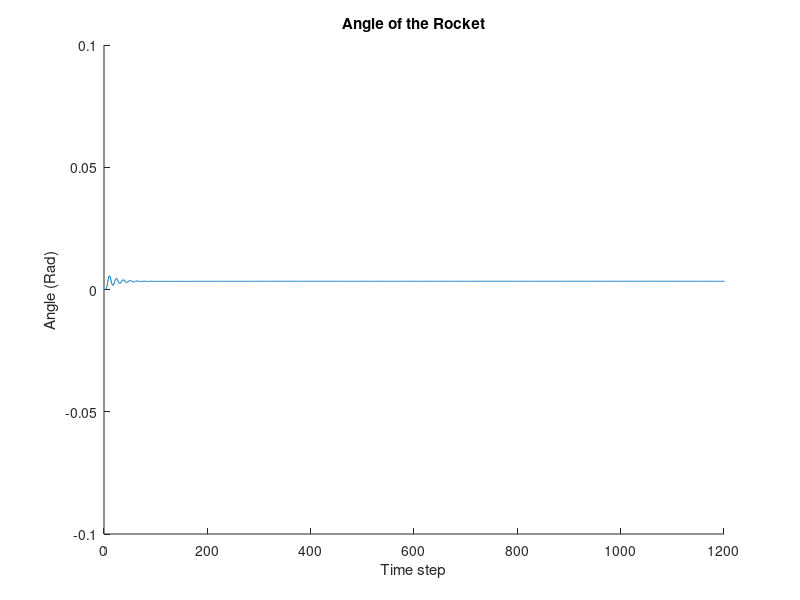
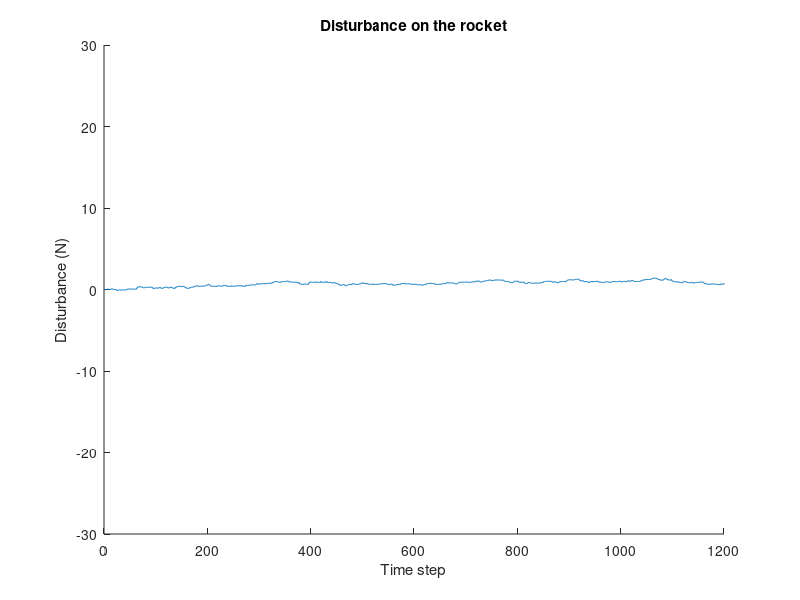
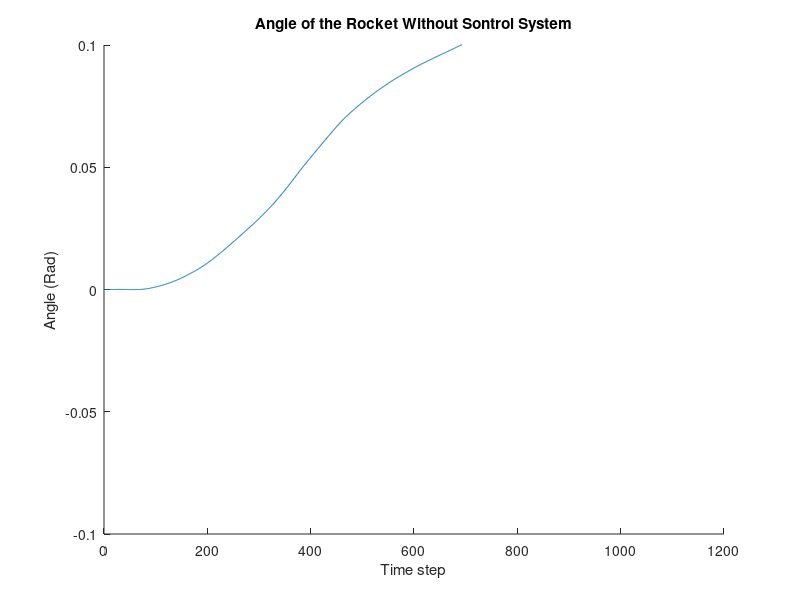

The MATLAB script that drew these images, in order:
%% Random Walk, Angle of the Rocket Simulation
% So this has to use a monte carlo based predictor-corrector method control
% System simulation in order to check the algorithm. The random parameters
% Should be moment of inertia, damping, spring constants and initial and
% continous disturbance. The only constantly randomly changing variable is 
% the continous disturbance. The rest change constantly with the same 
% variable which is chosen randomly.  The predictor-corrector algorithm is 
% to keep the path as close to vertical as possible.
% 
%
% The variables are defined as:
% 
% $$h -$ Step Size 
%
% $$n -$ Iteration number
%
% $$\theta -$ Angle of the rocket
%
% $$\theta^{int} -$ Angle of the rocket used for integration
%
% $$\dot{\theta} -$ Angular velocity of the rocket 
%
% $$\dot{\theta}^{int} -$ Angular Velocity used for integration
%
% $$\ddot{\theta} -$ Angular Acceleration of the rocket
%
% $$I -$ Moment of Inertia of the rocket 
%
% $$M -$ Moment created due to motor casing angle 
%
% $$U -$ Moment created due to disturbances 
%
% $$D -$ Damping Coefficient 
%
% $$K -$ Spring Coefficient 
%
% $$Superscipt a -$ Variables that are used in control algorithm 
%
% $$Superscript p' -$ First Prediction in Molines Method
% 
% $$Superscript p -$ Improved Prediction 

%% Initialize
% Some variables are randomized some are all zeros.

clc;clear;

nrocket = 1; % Number of rockets to be simulated at a time
end_time = 12; % In seconds
step_size = 0.01; % Simulation Step size
endtime = end_time/step_size; 

% Have to check what realistic values actually are here, These are ...
    % randomized 
disturbance = normrnd(0,.01,[nrocket nrocket 3]); % Force the step disturbance that the ...
    % rocket has on it  change to randn
moment_inertia = abs(normrnd(21,5,[nrocket nrocket])); % Kg m^2
delta_spring = abs(normrnd(0.1,.5,[nrocket nrocket])); % N m/rad
delta_damping = abs(normrnd(5.8,1,[nrocket nrocket]));%abs(normrnd(2,1,[nrocket nrocket])); %{abs(normrnd(.00005,.00005,[nrocket nrocket])); % N m/rad^s
delta_inertia = abs(normrnd(0.03,0.015,[nrocket nrocket])); % KG m^2

% These values start at zero due to zero initial velocity, once the ...
    % rocket starts they increase by previously generated random delta
    % values.
damping = zeros(nrocket);
spring = zeros(nrocket);

thrust = 1000; % Newtons

angle_motor = zeros([nrocket nrocket 3]); 

time = zeros([nrocket nrocket 3]);

moment = zeros([nrocket nrocket 3]); % Moment created by the control    system
velocity_actuator = 0.1; % m/s how fat the actuator moves
actuator_distance = 0.6096; % Distance of actuators to the pivot position
center_mass = 1; % Center of mass away from the bottom of the rocket

angular_acceleration = zeros([nrocket nrocket 3]); % rad/s^2

angular_int_velocity = zeros([nrocket nrocket 3]);
angular_velocity = zeros([nrocket nrocket 3]); % rad/s

angle_int_rocket = zeros([nrocket nrocket 3]);
angle_rocket = zeros([nrocket nrocket 3]); % In radians

%% No control system implemented values
%
%

no_angular_acceleration = zeros([nrocket nrocket 3]); % rad/s^2

no_angular_int_velocity = zeros([nrocket nrocket 3]);
no_angular_velocity = zeros([nrocket nrocket 3]); % rad/s

no_angle_int_rocket = zeros([nrocket nrocket 3]);
no_angle_rocket = zeros([nrocket nrocket 3]); % In radians

%% These Values are to be used for the control algorith only...............
% ........................................................................
desired_angle = zeros(nrocket); % Desired angle of motor casing in radians 
desired_rocket = zeros(nrocket); % Desired angle of the rocket

% Moline's Predictor-Corrector Method is going to be used
predicted_velocity1 = zeros(nrocket); 
predicted_derivitive = zeros(nrocket); 
predicted_velocity = zeros(nrocket);

angle = zeros(nrocket);

% Not all might end up being used
velocity = zeros(nrocket);
velocity1 = zeros(nrocket);
velocity2 = zeros(nrocket);
velocity3 = zeros(nrocket);
velocity4 = zeros(nrocket);

% Not all might end up being used
derivitive3 = zeros(nrocket);
derivitive2 = zeros(nrocket);
derivitive1 = zeros(nrocket);
derivitive = zeros(nrocket);



for n = 3:endtime+3 
        %% Changes over time
        % The moment of inertia decreases over time due to fuel spent. 
        % Damping and spring coefficients increase over time since the rockets
        % velocity increases over time.
    
    
    % Start of rocket behaviour...........................................
    % These variables change every second Randomly determined by how ...
        % much earlier 
    damping = step_size*delta_damping + damping;
    spring = step_size*delta_spring + spring;
    moment_inertia = moment_inertia - delta_inertia*step_size;
    time(:,:,n) = time(:,:,n-1) + step_size;
    
    y = normrnd(0,1,[nrocket nrocket]);
    disturbance(:,:,n) = disturbance(:,:,n-1);
    
    B = (y>0);
   
    disturbance(:,:,n) = B.*normrnd(0,.05,[nrocket nrocket])+disturbance(:,:,n-1); % Randomize the ...
    
            % disturbance a lil throuought the simulation
    
            %% Angular Acceleration
            % 
            % $$\ddot{\theta}_n = \frac{M + U - D*\dot{\theta}_{n-1} - K*\theta_{n-1}}{I}$
            % 
            %
            
    angular_acceleration(:,:,n) = (moment(:,:,n-1) + disturbance(:,:,n) - ...
        (angular_velocity(:,:,n-1).*damping) - ...
        (angle_rocket(:,:,n-1).*spring))./moment_inertia;% + angular_acceleration(:,:,n-1);
           
            %% Angular Velocity
            % 
            % $$\dot{\theta}_{n} = \frac{\ddot{\theta}_{n}*h}{2} +
            % \dot{\theta}^{int}_{n-1}$
            %
            % $$dot{\theta}^{int}_{n} = \frac{\ddot{\theta}_{n}*h}{2} +
            % \dot{\theta}^{int}_{n-1}$
            %
            % Numerical integration using Trapezoidal method. Used to possibly compare with what is used in
            % predictor-corrector algorithm. It symbolizez what the
            % gyroscope readings are.
            %
            
    angular_velocity(:,:,n) = angular_acceleration(:,:,n)*step_size/2 ...
        + angular_int_velocity(:,:,n-1);
    angular_int_velocity(:,:,n) = ...
        angular_acceleration(:,:,n)*step_size...
        + angular_int_velocity(:,:,n-1);
           
            %% Angle of the rocket
            % 
            % $$\theta_{n} = \frac{\dot{\theta}_{n}*h}{2} +
            % \theta^{int}_{n-1}$
            %
            % $$\theta^{int}_{n} = \frac{\dot{\theta}_{n}*h}{2} +
            % \theta^{int}_{n-1}$
            %
            % Numerical integration using Trapezoidal Method. Used to possibly compare with what 
            % is used in predictor-corrector algorithm
            %
     
    
    angle_rocket(:,:,n) = angular_velocity(:,:,n)*step_size/2 ...
        + angle_int_rocket(:,:,n-1);      
    angle_int_rocket(:,:,n) = angular_velocity(:,:,n)*step_size ...
        + angle_int_rocket(:,:,n-1);
            
    % End of behaviour of rocket..........................................
    % ....................................................................
    
    %% Compare with no control system
    % The same equations are used except ignoring the moment term therefore
    % I will not comment this
    %
    %
            
    no_angular_acceleration(:,:,n) = (disturbance(:,:,n) - ...
        (no_angular_velocity(:,:,n-1).*damping) - ...
        (no_angle_rocket(:,:,n-1).*spring))./moment_inertia;% - no_angular_acceleration(:,:,n-1) ;
          
    no_angular_velocity(:,:,n) = no_angular_acceleration(:,:,n)*step_size/2 ...
        + no_angular_int_velocity(:,:,n-1);
    no_angular_int_velocity(:,:,n) = ...
        no_angular_acceleration(:,:,n)*step_size...
        + no_angular_int_velocity(:,:,n-1);
   
    no_angle_rocket(:,:,n) = no_angular_velocity(:,:,n)*step_size/2 ...
        + no_angle_int_rocket(:,:,n-1);      
    no_angle_int_rocket(:,:,n) = no_angular_velocity(:,:,n)*step_size ...
        + no_angle_int_rocket(:,:,n-1);
    
        %% Control Algorithm
        %
        % |Insert control algorithm here it is to be as close to what to 
        % put into raspberry pi as possible AKA dont use values used
        % before, except the angular velocity since that is what gyroscope 
        % is reading|
        %
        
    % Some might not be used at all
    velocity4 = velocity3;
    velocity3 = velocity2;
    velocity2 = velocity1;
    velocity1 = velocity;
    
    velocity = angular_velocity(:,:,n); % What the gyroscope would spit out
    angle = angle + velocity*step_size; % Current angle of the rocket
    
    % Some might not be used at all
    derivitive3 = derivitive2;
    derivitive2 = derivitive1;
    derivitive1 = derivitive;
    derivitive = (velocity - velocity1)/(2*step_size); % Angular ...
        % Acceleration of the rocket 
    %% Predictor-Corrector Miline's Method 
    % Page 404 in "Computer Methods for Engineers with Matlab Applications"
    % by Yogesh Jaluria
    %
    % *Predictor-Corrector Miline's Method Can you look at this I think I
    % might have mixed something up.*
    %  
    % $$ \dot{\theta}^{ap'}_{n+1} = \dot{\theta}^{a}_{n-3} + \frac{4*h}{3}
    % *(2*\ddot{\theta}^{a}_{n} -
    % \ddot{\theta}^{a}_{n-1} + 2*\ddot{\theta}^{a}_{n-2})$
    %
    %
    
    predicted_velocity1 = velocity3 + ((4/3)*step_size)*...
        (2*derivitive - derivitive1 + 2*derivitive2);   
    
    %%
    % 
    % $$\ddot{\theta}^{ap'}_{n+1} = \frac{\dot{\theta}^{ap'}_{n+1} -
    % \dot{\theta}^{a}_{n}}{2*h}$
    %
    predicted_derivitive1 = (predicted_velocity1 - velocity)/(2*step_size);
    
    
    %%
    %
    % $$ \dot{\theta}^{ap}_{n+1} = \dot{\theta}^{a}_{n-1} +
    % \frac{h}{3}*(\ddot{\theta}^{a}_{n-1} + 4*\ddot{\theta}^{a}_{n} +
    % \ddot{\theta}^{ap'}_{n+1})$
    %
    % Predicted Velocity this is prob the most accurate prediction
    % since it goes off of what the readings are given
    
    predicted_velocity = velocity1 + (step_size/3)*(derivitive1 + ...
        4 * derivitive + predicted_derivitive1);
        
    %%
    %
    % $$ \theta^{ap}_{n+1} = \theta^{a}_{n} + \dot{\theta}^{ap}_{n+1}*h$
    %
    predicted_integral = angle + predicted_velocity*step_size;
        % Predicted angle
        
    %%
    %
    % $$\ddot{\theta}^{ap}_{n+1} = \frac{\dot{\theta}^{ap}_{n+1} -
    % \dot{\theta}^{a}_{n}}{2*h}$
    %
    
    predicted_derivitive = (predicted_velocity - velocity)/(2*step_size);
        % Predicted acceleration
        
        
    %% Moment Created due to Nozzle
    % When the control algorithm is going to be created this will change
    % the moment on the rocket.
    
    % These are basically if statements for the matrixes, use A,B,C to...
        % do the rewuired arithmetic after
    A = (predicted_integral==desired_rocket);
    B = (predicted_integral>desired_rocket);
    C = (predicted_integral<desired_rocket);
    
    
    desired_angle =.1+ A.*0 - B.*(predicted_integral .* (30)) + C.*(predicted_integral .* (30))...
        + A.*0 - B.*(angular_velocity(:,:,n) .* (3*pi/180)) + C.*(angular_velocity(:,:,n).* (3*pi/180));
    
    % Still deciding what to put here
    % desired_angle = % Desired Angle of motor casing 
    
    
    % End of control algorithm............................................
    % ....................................................................
    
    % Start of motor casing change of moment calculations.................
    % is equal
    
    %{
    A = (desired_angle == angle_motor(:,:,n-1));
    B = (desired_angle > angle_motor(:,:,n-1));
    C = (desired_angle < angle_motor(:,:,n-1));
    %}
    
    %angle_motor(:,:,n) = angle_motor(:,:,n-1) + (velocity_actuator* ...    % Terrible way it can easily overshoot. 
     %   step_size*B - velocity_actuator* step_size*C); % Linear acuator ...
        % moving at the rate to the desired angle. Might never reach it ...
        % depending on what the algorithm says
    
    
    moment(:,:,n) = sin(desired_angle) .* thrust; % Calculating the ...
        % moment created by the thrust on the rocket
    % End of motor casing change of moment calculations...................
    % ....................................................................
end

%% Plotting
% 

a = size(angle_rocket);
a = a(1,3,1);
figure(1);
clf;
xlabel('Time step');
ylabel('Angle (Rad)');
title('Angle of the Rocket');
axis([0 endtime -.1 .1]);
hold on;
x = 1:a;
for i = 1:nrocket
    for j = 1:nrocket
        for n = 1:a
            y(1,n) = angle_rocket(i,j,n);
        end
        plot(x,y);
    end
end
%{
figure(2);
clf;
xlabel('Time step');
ylabel('Angular Velocity (Rad/2)');
title('Angular Velocity  of the Rocket');
axis([0 1403 -0.05 0.05]);
hold on;
x = 1:a;
for i = 1:nrocket
    for j = 1:nrocket
        for n = 1:a
            y(1,n) = angular_velocity(i,j,n);
        end
        plot(x,y);
    end
end


figure(3);
clf;
xlabel('Time step');
ylabel('Angular Acceleration(Rad/2)');
title('Angular Acceleration of the Rocket');
axis([0 1403 -.05 .05]);
hold on;
x = 1:a;
for i = 1:nrocket
    for j = 1:nrocket
        for n = 1:a
            y(1,n) = no_angular_acceleration(i,j,n);
        end
        plot(x,y);
    end
end
%}

figure(4);
clf;
xlabel('Time step');
ylabel('Disturbance (N)');
title('Disturbance on the rocket');
axis([0 endtime -30 30]);
hold on;
x = 1:a;
for i = 1:nrocket
    for j = 1:nrocket
        for n = 1:a
            y(1,n) = disturbance(i,j,n);
        end
        plot(x,y);
    end
end


a = size(angle_rocket);
a = a(1,3,1);
figure(5);
clf;
xlabel('Time step');
ylabel('Angle (Rad)');
title('Angle of the Rocket Without Sontrol System');
axis([0 endtime -.1 .1]);
hold on;
x = 1:a;
for i = 1:nrocket
    for j = 1:nrocket
        for n = 1:a
            y(1,n) = no_angle_rocket(i,j,n);
        end
        plot(x,y);
    end
end
%{
figure(6);
clf;
xlabel('Time step');
ylabel('Angular Velocity (Rad/2)');
title('Angular Velocity  of the Rocket without control system');
axis([0 1403 -0.05 0.05]);
hold on;
x = 1:a;
for i = 1:nrocket
    for j = 1:nrocket
        for n = 1:a
            y(1,n) = no_angular_velocity(i,j,n);
        end
        plot(x,y);
    end
end

figure(7);
clf;
xlabel('Time step');
ylabel('Angular Acceleration(Rad/2)');
title('Angular Acceleration of the Rocket with no control system');
axis([0 1403 -.05 .05]);
hold on;
x = 1:a;
for i = 1:nrocket
    for j = 1:nrocket
        for n = 1:a
            y(1,n) = no_angular_acceleration(i,j,n);
        end
        plot(x,y);
    end
end
%}

%{
figure(8);
clf;
xlabel('Time step');
ylabel('Disturbance (N)');
title('Disturbance on the rocket');
axis([0 endtime -1 1]);
hold on;
x = 1:a;
for i = 1:nrocket
    for j = 1:nrocket
        for n = 1:a
            y(1,n) = disturbance(i,j,n);
        end
        plot(x,y);
    end
end
%}


%% Saving for graphical simulation
% The graphics use program called processing
%


k =1;
%{
csvwrite(['C:\Users\Maciej\Google Drive\Senior design\Simulation\rocket\data\angle',sprintf('%d',k),'.txt'],angle_rocket);
csvwrite(['C:\Users\Maciej\Google Drive\Senior design\Simulation\rocket\data\velocity',sprintf('%d',k),'.txt'],angular_velocity);
csvwrite(['C:\Users\Maciej\Google Drive\Senior design\Simulation\rocket\data\acceleration',sprintf('%d',k),'.txt'],angular_acceleration);

csvwrite(['C:\Users\Maciej\Google Drive\Senior design\Simulation\rocket\data\damping',sprintf('%d',k),'.txt'],delta_damping);
csvwrite(['C:\Users\Maciej\Google Drive\Senior design\Simulation\rocket\data\spring',sprintf('%d',k),'.txt'],delta_spring);
csvwrite(['C:\Users\Maciej\Google Drive\Senior design\Simulation\rocket\data\inertia',sprintf('%d',k),'.txt'],moment_inertia);
csvwrite(['C:\Users\Maciej\Google Drive\Senior design\Simulation\rocket\data\delinertia',sprintf('%d',k),'.txt'],delta_inertia);
csvwrite(['C:\Users\Maciej\Google Drive\Senior design\Simulation\rocket\data\disturbance',sprintf('%d',k),'.txt'],disturbance);
csvwrite(['C:\Users\Maciej\Google Drive\Senior design\Simulation\Nocontrol\data\damping',sprintf('%d',k),'.txt'],delta_damping);
csvwrite(['C:\Users\Maciej\Google Drive\Senior design\Simulation\Nocontrol\data\spring',sprintf('%d',k),'.txt'],delta_spring);
csvwrite(['C:\Users\Maciej\Google Drive\Senior design\Simulation\Nocontrol\data\inertia',sprintf('%d',k),'.txt'],moment_inertia);
csvwrite(['C:\Users\Maciej\Google Drive\Senior design\Simulation\Nocontrol\data\delinertia',sprintf('%d',k),'.txt'],delta_inertia);
csvwrite(['C:\Users\Maciej\Google Drive\Senior design\Simulation\Nocontrol\data\disturbance',sprintf('%d',k),'.txt'],disturbance);

csvwrite(['C:\Users\Maciej\Google Drive\Senior design\Simulation\Nocontrol\data\angle',sprintf('%d',k),'.txt'],no_angle_rocket);
csvwrite(['C:\Users\Maciej\Google Drive\Senior design\Simulation\Nocontrol\data\velocity',sprintf('%d',k),'.txt'],no_angular_velocity);
csvwrite(['C:\Users\Maciej\Google Drive\Senior design\Simulation\Nocontrol\data\acceleration',sprintf('%d',k),'.txt'],no_angular_acceleration);
%}